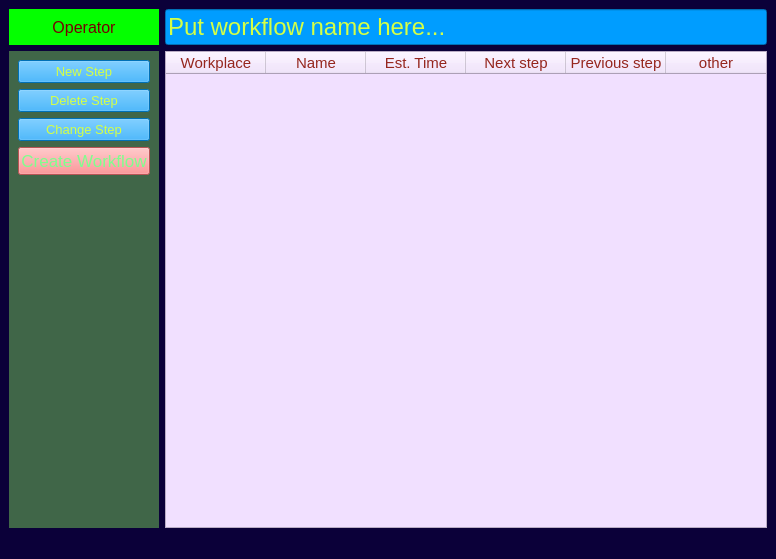
<?xml version="1.0" encoding="UTF-8"?>
<ui version="4.0">
 <class>MainWindow</class>
 <widget class="QMainWindow" name="MainWindow">
  <property name="geometry">
   <rect>
    <x>0</x>
    <y>0</y>
    <width>776</width>
    <height>559</height>
   </rect>
  </property>
  <property name="windowTitle">
   <string>MainWindow</string>
  </property>
  <property name="styleSheet">
   <string notr="true">background-color:rgb(11, 0, 57);</string>
  </property>
  <widget class="QWidget" name="centralwidget">
   <layout class="QGridLayout" name="gridLayout">
    <item row="0" column="0">
     <widget class="QLabel" name="label_user_type_workflow">
      <property name="styleSheet">
       <string notr="true">background-color:rgb(4, 255, 0);color:rgb(117, 2, 2);font-size:12pt;</string>
      </property>
      <property name="text">
       <string>Operator</string>
      </property>
      <property name="alignment">
       <set>Qt::AlignCenter</set>
      </property>
     </widget>
    </item>
    <item row="0" column="1">
     <widget class="QLineEdit" name="workflow_name_field">
      <property name="styleSheet">
       <string notr="true">background-color:rgb(0, 157, 255);color:rgb(212, 255, 70);font-size:18pt;</string>
      </property>
      <property name="text">
       <string>Put workflow name here...</string>
      </property>
     </widget>
    </item>
    <item row="1" column="0">
     <widget class="QWidget" name="btn_widget_workflow" native="true">
      <property name="minimumSize">
       <size>
        <width>150</width>
        <height>0</height>
       </size>
      </property>
      <property name="styleSheet">
       <string notr="true">background-color:rgb(64, 102, 72);</string>
      </property>
      <layout class="QGridLayout" name="gridLayout_2">
       <item row="2" column="0">
        <widget class="QPushButton" name="delete_step">
         <property name="styleSheet">
          <string notr="true">background-color:rgb(0, 157, 255);color:rgb(212, 255, 70);font-size:10pt;</string>
         </property>
         <property name="text">
          <string>Delete Step</string>
         </property>
        </widget>
       </item>
       <item row="9" column="0">
        <spacer name="verticalSpacer_2">
         <property name="orientation">
          <enum>Qt::Vertical</enum>
         </property>
         <property name="sizeHint" stdset="0">
          <size>
           <width>20</width>
           <height>40</height>
          </size>
         </property>
        </spacer>
       </item>
       <item row="1" column="0">
        <widget class="QPushButton" name="btn_new_step">
         <property name="styleSheet">
          <string notr="true">background-color:rgb(0, 157, 255);color:rgb(212, 255, 70);font-size:10pt;
</string>
         </property>
         <property name="text">
          <string>New Step</string>
         </property>
        </widget>
       </item>
       <item row="8" column="0">
        <widget class="QPushButton" name="create_workflow_btn">
         <property name="styleSheet">
          <string notr="true">background-color: rgb(255, 117, 119); color: rgb(126, 255, 141); font-size:13pt;</string>
         </property>
         <property name="text">
          <string>Create Workflow</string>
         </property>
        </widget>
       </item>
       <item row="3" column="0">
        <widget class="QPushButton" name="changeStep">
         <property name="styleSheet">
          <string notr="true">background-color:rgb(0, 157, 255);color:rgb(212, 255, 70);font-size:10pt;</string>
         </property>
         <property name="text">
          <string>Change Step</string>
         </property>
        </widget>
       </item>
      </layout>
     </widget>
    </item>
    <item row="1" column="1">
     <widget class="QTableWidget" name="tableWidget_Workflow">
      <property name="sizePolicy">
       <sizepolicy hsizetype="MinimumExpanding" vsizetype="Expanding">
        <horstretch>0</horstretch>
        <verstretch>0</verstretch>
       </sizepolicy>
      </property>
      <property name="minimumSize">
       <size>
        <width>100</width>
        <height>0</height>
       </size>
      </property>
      <property name="styleSheet">
       <string notr="true">color: rgb(149, 38, 30); background-color: rgb(241, 224, 255);font-size:11pt;</string>
      </property>
      <property name="sizeAdjustPolicy">
       <enum>QAbstractScrollArea::AdjustToContents</enum>
      </property>
      <column>
       <property name="text">
        <string>Workplace</string>
       </property>
       <property name="background">
        <color>
         <red>0</red>
         <green>80</green>
         <blue>84</blue>
        </color>
       </property>
      </column>
      <column>
       <property name="text">
        <string>Name</string>
       </property>
       <property name="background">
        <color>
         <red>0</red>
         <green>80</green>
         <blue>84</blue>
        </color>
       </property>
      </column>
      <column>
       <property name="text">
        <string>Est. Time</string>
       </property>
       <property name="background">
        <color>
         <red>0</red>
         <green>80</green>
         <blue>84</blue>
        </color>
       </property>
      </column>
      <column>
       <property name="text">
        <string>Next step</string>
       </property>
       <property name="background">
        <color>
         <red>0</red>
         <green>80</green>
         <blue>84</blue>
        </color>
       </property>
      </column>
      <column>
       <property name="text">
        <string>Previous step</string>
       </property>
       <property name="background">
        <color>
         <red>0</red>
         <green>80</green>
         <blue>84</blue>
        </color>
       </property>
      </column>
      <column>
       <property name="text">
        <string>other</string>
       </property>
       <property name="background">
        <color>
         <red>0</red>
         <green>80</green>
         <blue>84</blue>
        </color>
       </property>
      </column>
     </widget>
    </item>
   </layout>
  </widget>
  <widget class="QMenuBar" name="menubar">
   <property name="geometry">
    <rect>
     <x>0</x>
     <y>0</y>
     <width>776</width>
     <height>22</height>
    </rect>
   </property>
  </widget>
  <widget class="QStatusBar" name="statusbar"/>
 </widget>
 <resources/>
 <connections/>
</ui>
